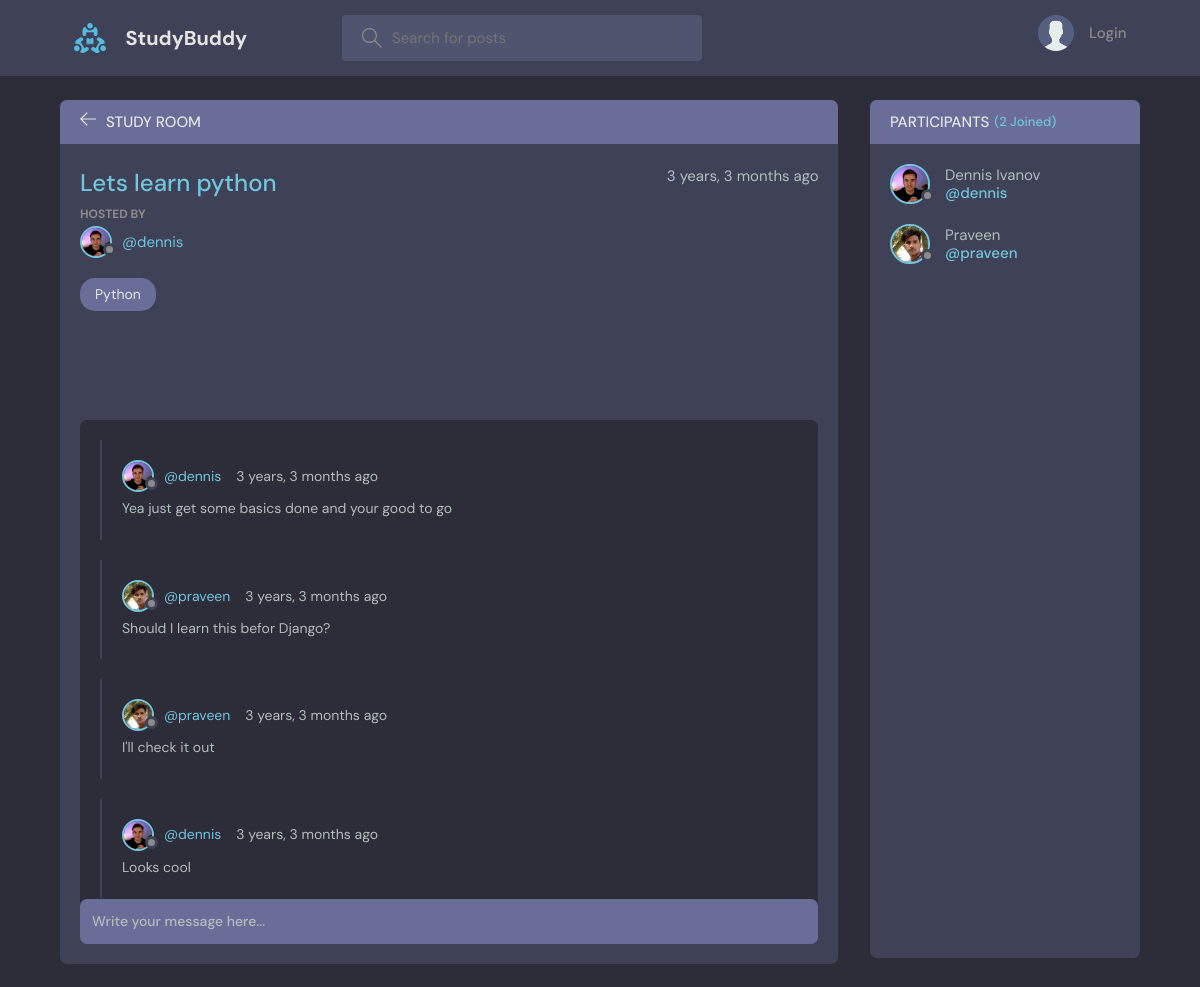
Page /room/15/ on the committed database.
### base/models.py (models this page shows, shortened)
class Room(models.Model):
    host = models.ForeignKey(User, on_delete=models.SET_NULL, null=True)
    topic = models.ForeignKey(Topic, on_delete=models.SET_NULL, null=True)
    name = models.CharField(max_length=200)
    description = models.TextField(null=True, blank=True)
    participants = models.ManyToManyField(
        User, related_name='participants', blank=True)
    updated = models.DateTimeField(auto_now=True)
    created = models.DateTimeField(auto_now_add=True)
    class Meta:
        ordering = ['-updated', '-created']

class User(AbstractUser):
    name = models.CharField(max_length=200, null=True)
    email = models.EmailField(unique=True, null=True)
    bio = models.TextField(null=True)
    avatar = models.ImageField(null=True, default="avatar.svg")
    USERNAME_FIELD = 'email'
    REQUIRED_FIELDS = ['username']  # Add 'username' or other fields if required
    objects = CustomUserManager()

class Topic(models.Model):
    name = models.CharField(max_length=200)
    def __str__(self):
        return self.name

class Message(models.Model):
    user = models.ForeignKey(User, on_delete=models.CASCADE)
    room = models.ForeignKey(Room, on_delete=models.CASCADE)
    body = models.TextField()
    updated = models.DateTimeField(auto_now=True)
    created = models.DateTimeField(auto_now_add=True)
    class Meta:
        ordering = ['-updated', '-created']

### base/views.py (the view, shortened to what this page needs)
# urls.py: path('room/<str:pk>/', views.room, name="room"),
def room(request, pk):
    room = Room.objects.get(id=pk)
    room_messages = room.message_set.all()
    participants = room.participants.all()
    context = {'room': room, 'room_messages': room_messages,
               'participants': participants}
    return render(request, 'base/room.html', context)

### base/templates/base/room.html (shortened to what this page needs)
{% extends 'main.html' %}
{% block content %}
<main class="profile-page layout layout--2">
  <div class="container">
    <div class="room">
      <div class="room__top">
        <div class="room__topLeft">
          <a href="{% url 'home' %}">
            <svg version="1.1" xmlns="http://www.w3.org/2000/svg" width="32" height="32" viewBox="0 0 32 32">
              <title>arrow-left</title>
              <path
                d="M13.723 2.286l-13.723 13.714 13.719 13.714 1.616-1.611-10.96-10.96h27.625v-2.286h-27.625l10.965-10.965-1.616-1.607z">
              </path>
            </svg>
          </a>
          <h3>Study Room</h3>
        </div>
      </div>
      <div class="room__box scroll">
        <div class="room__header scroll">
          <div class="room__info">
            <h3>{{room.name}}</h3>
            <span>{{room.created|timesince}} ago</span>
          </div>
          <div class="room__hosted">
            <p>Hosted By</p>
            <a href="{% url 'user-profile' room.host.id %}" class="room__author">
              <div class="avatar avatar--small">
                <img src="{{room.host.avatar.url}}" />
              </div>
              <span>@{{room.host.username}}</span>
            </a>
          </div>
          <span class="room__topics">{{room.topic}}</span>
        </div>
        <div class="room__conversation">
          <div class="threads scroll">
            {% for message in room_messages %}
            <div class="thread">
              <div class="thread__top">
                <div class="thread__author">
                  <a href="{% url 'user-profile' message.user.id %}" class="thread__authorInfo">
                    <div class="avatar avatar--small">
                      <img src="{{message.user.avatar.url}}" />
                    </div>
                    <span>@{{message.user.username}}</span>
                  </a>
                  <span class="thread__date">{{message.created|timesince}} ago</span>
                </div>
              </div>
              <div class="thread__details">
                {{message.body}}
              </div>
            </div>
            {% endfor %}
          </div>
        </div>
      </div>
      <div class="room__message">
        <form action="" method="POST">
          <input name="body" placeholder="Write your message here..." />
        </form>
      </div>
    </div>
    <div class="participants">
      <h3 class="participants__top">Participants <span>({{participants.count}} Joined)</span></h3>
      <div class="participants__list scroll">
        {% for user in participants %}
        <a href="{%  url 'user-profile' user.id %}" class="participant">
          <div class="avatar avatar--medium">
            <img src="{{user.avatar.url}}" />
          </div>
          <p>
            {{user.name}}
            <span>@{{user.username}}</span>
          </p>
        </a>
        {% endfor %}
      </div>
    </div>
  </div>
</main>
{% endblock content %}

### rows in the picture
Room: name "Lets learn python", created "3 years, 3 months", host.avatar (picture), host.username "dennis", topic "Python"
Message: user.avatar (picture), user.username "dennis", created "3 years, 3 months", body "Yea just get some basics done and your good to go"
Message: user.avatar (picture), user.username "praveen", created "3 years, 3 months", body "Should I learn this befor Django?"
Message: user.avatar (picture), user.username "praveen", created "3 years, 3 months", body "I'll check it out"
Message: user.avatar (picture), user.username "dennis", created "3 years, 3 months", body "Looks cool"
User: avatar (picture), name "Dennis Ivanov", username "dennis"
User: avatar (picture), name "Praveen", username "praveen"

### other values in the picture
{{ participants.count }} "2"
